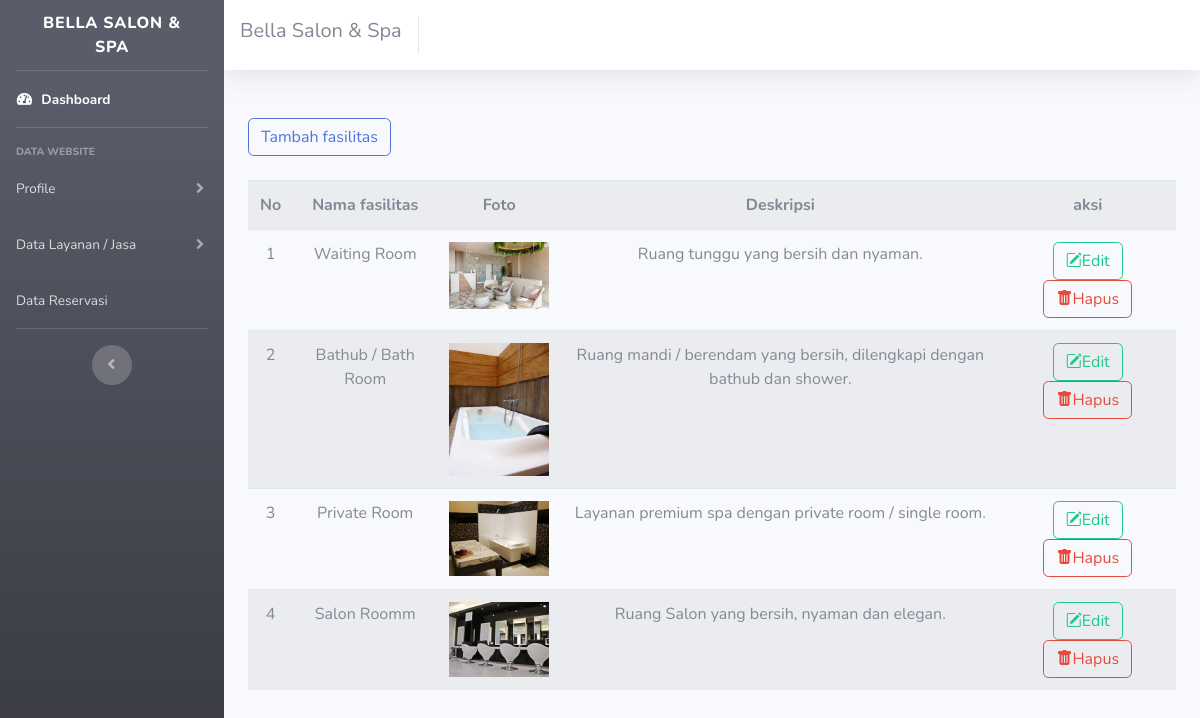
Page /ADMIN/Fasilitas/fasilitas.php (signed in) on the committed database.
### tables this page shows
CREATE TABLE `fasilitas` (
  `id_fasilitas` int(11) NOT NULL,
  `nama_fasilitas` varchar(20) NOT NULL,
  `foto` varchar(100) NOT NULL,
  `deskripsi` text NOT NULL
);

### conn.php (called while the page is built, shortened)
<?php
$conn = mysqli_connect("localhost","root", "", "bela-salon")
        or die ('gagal terkoneksi ke database');
function query ($query) {
    global $conn;
    $result = mysqli_query($conn,$query);
    $rows = [];
    while ( $row = mysqli_fetch_assoc($result) ) {
        $rows[] = $row;
    }
    return $rows;
}
?>

### ADMIN/Fasilitas/fasilitas.php (the view, shortened to what this page needs)
<?php
require '../../conn.php';
$fasilitas = query("SELECT * FROM fasilitas ORDER BY id_fasilitas DESC");
?>
<!DOCTYPE html>
<html lang="en">
<head>
    <link rel="stylesheet" href="https://cdn.jsdelivr.net/npm/bootstrap-icons@1.8.1/font/bootstrap-icons.css">
    <link href="../vendor/fontawesome-free/css/all.min.css" rel="stylesheet" type="text/css">
    <link href="../css/sb-admin-2.min.css" rel="stylesheet">
</head>
<body id="page-top">
    <div id="wrapper">
        <ul class="navbar-nav bg-gradient-dark sidebar sidebar-dark accordion" id="accordionSidebar">
            <a class="sidebar-brand d-flex align-items-center justify-content-center" href="../index.php">
                <div class="sidebar-brand-text mx-3">Bella Salon & Spa</div>
            </a>
            <hr class="sidebar-divider my-0">
            <li class="nav-item active">
                <a class="nav-link" href="../index.php">
                    <i class="fas fa-fw fa-tachometer-alt"></i>
                    <span>Dashboard</span></a>
            </li>
            <hr class="sidebar-divider">
            <div class="sidebar-heading">
                Data Website
            </div>
            <li class="nav-item">
                <a class="nav-link collapsed" href="../user/edit.php" data-toggle="collapse" data-target="#collapseTwo"
                    aria-expanded="true" aria-controls="collapseTwo">
                    <span>Profile</span>
                </a>
            </li>
            <li class="nav-item">
                <a class="nav-link collapsed" href="../perawatan/perawatan.php" data-toggle="collapse"
                    data-target="#collapseUtilities" aria-expanded="true" aria-controls="collapseUtilities">
                    <span>Data Layanan / Jasa</span>
                </a>
            </li>
            <li class="nav-item">
                <a class="nav-link collapsed" href="../Reservasi/booking.php">
                    <span>Data Reservasi</span>
                </a>
            </li>
            <hr class="sidebar-divider">
            <div class="text-center d-none d-md-inline">
                <button class="rounded-circle border-0" id="sidebarToggle"></button>
            </div>
        </ul>
        <div id="content-wrapper" class="d-flex flex-column">
            <div id="content">
                <nav class="navbar navbar-expand navbar-light bg-white topbar mb-4 static-top shadow">
                    <h5>Bella Salon & Spa</h5>
                </nav>
                <div class="container-fluid mt-5">
                    <a href="add.php"><button type="submit" class="btn btn-outline-primary">Tambah
                            fasilitas</button></a>
                    <table class="table table-striped responsive mt-4 w-100 text-center">
                        <tr>
                            <th>No</th>
                            <th>Nama fasilitas</th>
                            <th>Foto</th>
                            <th>Deskripsi</th>
                            <th>aksi</th>
                        </tr>
                        <?php $i=1; ?>
                        <?php foreach($fasilitas as $row){ ?>
                        <tr>
                            <td><?php echo $i; ?></td>
                            <td><?php echo $row["nama_fasilitas"] ?></td>
                            <td><img src="../../img/<?= $row['foto'] ?>" width="100px"></td>
                            <td><?php echo $row["deskripsi"] ?></td>
                            <td>
                                <a href="edit.php?id=<?php echo $row['id_fasilitas'] ?>"
                                    class="btn btn-outline-success"><i class="bi bi-pencil-square me-3"></i>Edit</a>
                                <a href="delete.php?id=<?php echo $row['id_fasilitas'] ?>" onclick="
                return confirm('Yakin Ingin menghapus data ini?')" class="btn btn-outline-danger mx-2"><i
                                        class="bi bi-trash-fill me-3"></i>Hapus</a>
                            </td>
                        </tr>
                        <?php $i++ ?>
                        <?php } ?>
                    </table>
                </div>
            </div>
        </div>
</body>
</body>
</html>

### rows in the picture
fasilitas: nama_fasilitas "Waiting Room", foto (picture), deskripsi "Ruang tunggu yang bersih dan nyaman."
fasilitas: nama_fasilitas "Bathub / Bath Room", foto (picture), deskripsi "Ruang mandi / berendam yang bersih, dilengkapi dengan bathub dan shower."
fasilitas: nama_fasilitas "Private Room", foto (picture), deskripsi "Layanan premium spa dengan private room / single room."
fasilitas: nama_fasilitas "Salon Roomm", foto (picture), deskripsi "Ruang Salon yang bersih, nyaman dan elegan."
